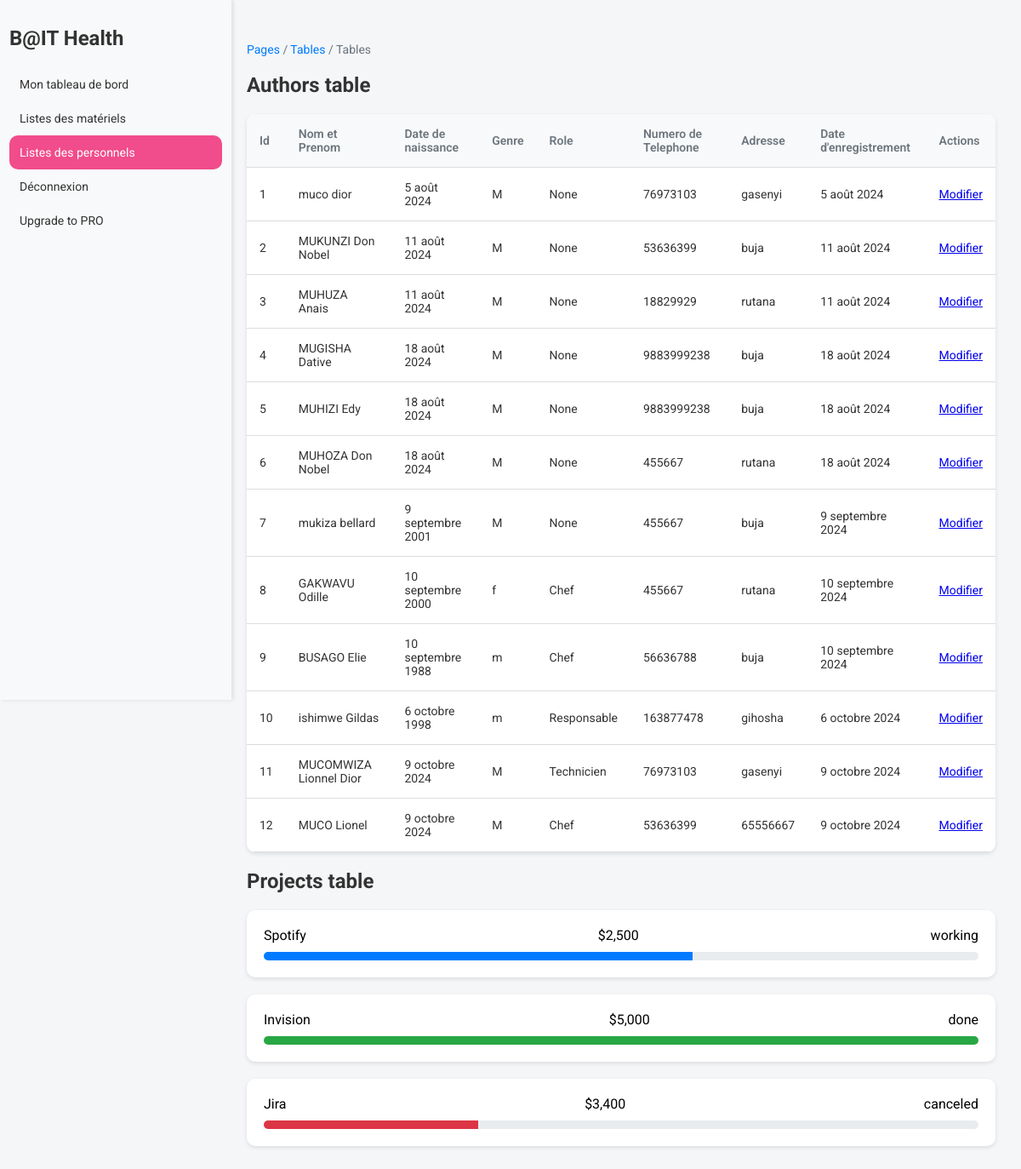
Screenshot of /personnel/ with the database file from the repository.
### App/models.py (models this page shows, shortened)
class Personnel(models.Model):
    user=models.OneToOneField(User, on_delete=models.CASCADE,related_name="personnel_user")
    nom_prenom=models.CharField(max_length=100,blank=True, null=True)
    date_naissance =models.DateField(default=datetime.now,null=True)
    genre =models.CharField(max_length=100,null=True)
    role = models.CharField(max_length=50, null=True,choices=[('Choisisez','Choisisez'),('Chef', 'Chef'), ('Responsable', 'Responsable'),('Technicien','Technicien')])
    telephone =models.CharField(max_length=100,null=True)
    address=models.CharField(max_length=100, null = True)
    date_enre=models.DateField(default=datetime.now,null=True)

### App/views.py (the view)
# urls.py: path('personnel/',views.liste_des_personnel,name='liste_personnel' ),
def liste_des_personnel(request):
    personnels=Personnel.objects.all()
    return render(request,'liste_personnel.html',{'personnels': personnels})

### App/templates/liste_personnel.html (shortened to what this page needs)
{% block content %}
{% load static %}
<!DOCTYPE html>
<html lang="en">
<head>
    <link rel="stylesheet" href="{% static 'css/styl.css' %}">
</head>
<body>
    <div class="sidebar">
        <h2>B@IT Health</h2>
        <nav style="text-decoration: none;">
            <a href="{% url 'tableaubord' %}"> Mon tableau de bord</a>
            <a href="{% url 'liste_materiel'%}">Listes des matériels</a>
            <a href="#" class="active">Listes des personnels</a>
            <a href="{% url 'index' %}">Déconnexion</a>
        </nav>
        <div class="sidebar-footer">
            <a href="#" class="upgrade-btn">Upgrade to PRO</a>
        </div>
    </div>
    <div class="table-container">
        <div class="breadcrumb">
            <a href="#">Pages</a> / <a href="#">Tables</a> / Tables
        </div>
        <h2>Authors table</h2>
        <table class="table">
                <thead>
                    <tr>
                        <th >Id</th>
                        <th >Nom et Prenom</th>
                        <th >Date de naissance</th>
                        <th >Genre</th>
                        <th >Role</th>
                        <th >Numero de Telephone</th>
                        <th >Adresse</th>
                        <th >Date d'enregistrement</th>
                        <th class="data-label">Actions</th>
                    </tr>
                </thead>
                <tbody>
                        {% for personnel in personnels %}
                        <tr>
                                <td data-label="ID"> {{ personnel.id}} </td>
                                <td data-label="Nom et Prenom"> {{ personnel.nom_prenom}} </td>
                                <td data-label="Date de naissance"> {{ personnel.date_naissance}} </td>
                                <td data-label="Genre"> {{ personnel.genre}}</td>
                                <td data-label="Qualification">{{ personnel.role}} </td>
                                <td data-label="Numero de Telephone"> {{ personnel.telephone}} </td>
                                <td data-label="Adresse">{{ personnel.address}}</td>
                                <td data-label="Date d'enregistrement">{{personnel.date_enre}}</td>
                                <td data-label="Actions">   <a href="{% url 'editerpersonnel' personnel.pk %}">Modifier</a>
                         </tr>
                        {% endfor %}
                </tbody>
            </table>
            <h2>Projects table</h2>
            <div class="card">
                <div class="project-status">
                    <span>Spotify</span>
                    <span>$2,500</span>
                    <span>working</span>
                </div>
                <div class="progress-bar">
                    <span class="working"></span>
                </div>
            </div>
            <div class="card">
                <div class="project-status">
                    <span>Invision</span>
                    <span>$5,000</span>
                    <span>done</span>
                </div>
                <div class="progress-bar">
                    <span class="done"></span>
                </div>
            </div>
            <div class="card">
                <div class="project-status">
                    <span>Jira</span>
                    <span>$3,400</span>
                    <span>canceled</span>
                </div>
                <div class="progress-bar">
                    <span class="canceled"></span>
                </div>
            </div>
        </div>
    </body>
    </html>
    {% endblock %}

### App/static/css/styl.css (style rules this page uses)
.sidebar { background-color: #f8f9fa; width: 250px; height: 100vh; position: fixed; left: 0; top: 0; padding: 11px; box-shadow: 2px 0 5px rgba(0, 0, 0, 0.1); }
.sidebar a { display: block; color: #333; padding: 12px; text-decoration: none; font-size: 14px; transition: background-color 0.3s ease; }
.sidebar .active { background-color: #f14c8b; color: white; border-radius: 10px; }
.table-container { margin-left: 260px; padding: 30px; }
.table { width: 100%; border-collapse: collapse; background-color: #fff; border-radius: 10px; overflow: hidden; box-shadow: 0 2px 5px rgba(0, 0, 0, 0.1); }
.table thead { background-color: #f8f9fa; }
.table th, .table td { padding: 15px; text-align: left; font-size: 14px; border-bottom: 1px solid #ddd; }
.table th { color: #6c757d; font-weight: 600; }
.table td { color: #333; }
.card { background-color: #fff; border-radius: 10px; padding: 20px; box-shadow: 0 2px 5px rgba(0, 0, 0, 0.1); margin-bottom: 20px; }
.project-status { display: flex; justify-content: space-between; align-items: center; margin-bottom: 10px; }
.progress-bar { width: 100%; height: 10px; border-radius: 5px; background-color: #e9ecef; overflow: hidden; }
.progress-bar span { display: block; height: 100%; }
.progress-bar span.working { width: 60%; background-color: #007bff; }
.progress-bar span.done { width: 100%; background-color: #28a745; }
.progress-bar span.canceled { width: 30%; background-color: #dc3545; }
body { font-family: 'Roboto', sans-serif; background-color: #f4f6f8; margin: 0; padding: 0; }
h2 { font-size: 24px; color: #333; margin-bottom: 20px; }
.breadcrumb { margin-bottom: 20px; font-size: 14px; color: #6c757d; }
.breadcrumb a { color: #007bff; text-decoration: none; }
.table-container { margin-top: 20px; }

### rows the page displays
Personnel: id "1", nom_prenom "muco dior", date_naissance "5 août 2024", genre "M", role "None", telephone "76973103", address "gasenyi", date_enre "5 août 2024"
Personnel: id "2", nom_prenom "MUKUNZI Don Nobel", date_naissance "11 août 2024", genre "M", role "None", telephone "53636399", address "buja", date_enre "11 août 2024"
Personnel: id "3", nom_prenom "MUHUZA Anais", date_naissance "11 août 2024", genre "M", role "None", telephone "18829929", address "rutana", date_enre "11 août 2024"
Personnel: id "4", nom_prenom "MUGISHA Dative", date_naissance "18 août 2024", genre "M", role "None", telephone "9883999238", address "buja", date_enre "18 août 2024"
Personnel: id "5", nom_prenom "MUHIZI Edy", date_naissance "18 août 2024", genre "M", role "None", telephone "9883999238", address "buja", date_enre "18 août 2024"
Personnel: id "6", nom_prenom "MUHOZA Don Nobel", date_naissance "18 août 2024", genre "M", role "None", telephone "455667", address "rutana", date_enre "18 août 2024"
Personnel: id "7", nom_prenom "mukiza bellard", date_naissance "9 septembre 2001", genre "M", role "None", telephone "455667", address "buja", date_enre "9 septembre 2024"
Personnel: id "8", nom_prenom "GAKWAVU Odille", date_naissance "10 septembre 2000", genre "f", role "Chef", telephone "455667", address "rutana", date_enre "10 septembre 2024"
Personnel: id "9", nom_prenom "BUSAGO Elie", date_naissance "10 septembre 1988", genre "m", role "Chef", telephone "56636788", address "buja", date_enre "10 septembre 2024"
Personnel: id "10", nom_prenom "ishimwe Gildas", date_naissance "6 octobre 1998", genre "m", role "Responsable", telephone "163877478", address "gihosha", date_enre "6 octobre 2024"
Personnel: id "11", nom_prenom "MUCOMWIZA Lionnel Dior", date_naissance "9 octobre 2024", genre "M", role "Technicien", telephone "76973103", address "gasenyi", date_enre "9 octobre 2024"
Personnel: id "12", nom_prenom "MUCO Lionel", date_naissance "9 octobre 2024", genre "M", role "Chef", telephone "53636399", address "65556667", date_enre "9 octobre 2024"
